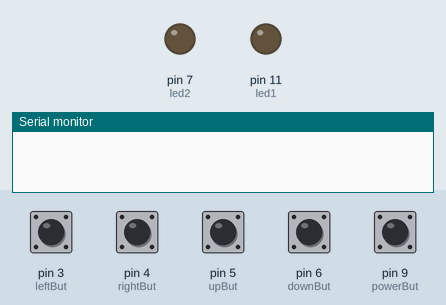
A sketch run on a simulated Arduino Uno, built with avr-gcc and run on an emulated ATmega328P. Shown: output pins drawn as LEDs (lit = HIGH), the last lines printed to the serial monitor. The inputs (shaded band) are chosen by the test bench; at power-on: pin 3 (leftBut), pin 4 (rightBut), pin 5 (upBut), pin 6 (downBut), pin 9 (powerBut) LOW.

Above: at 2.3 s.
2.4 s: pin 3 (leftBut) pulled HIGH for 0.65 s
At 3.1 s:
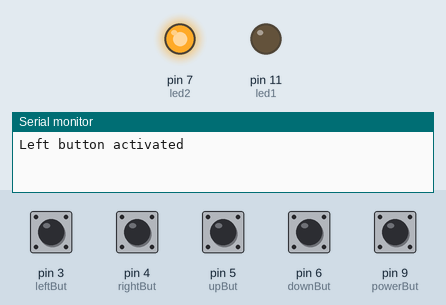
5.1 s: pin 9 (powerBut) pulled HIGH for 0.65 s
At 5.8 s:
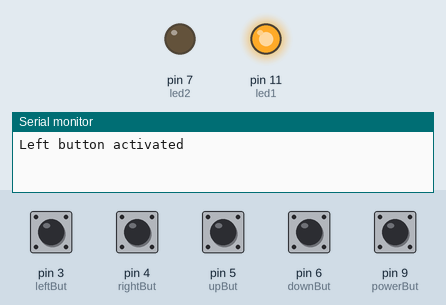
7.7 s: pin 4 (rightBut) pulled HIGH for 0.65 s
At 9.2 s:
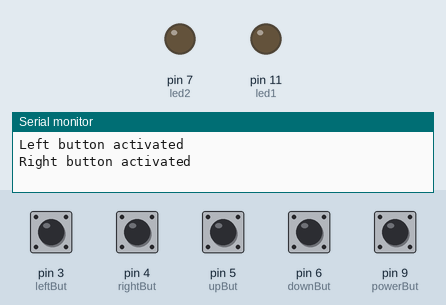
9.8 s: pin 5 (upBut) pulled HIGH for 0.65 s
At 10.7 s:
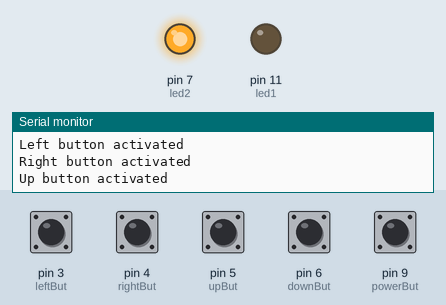
11.9 s: pin 6 (downBut) pulled HIGH for 0.65 s
At 13.7 s:
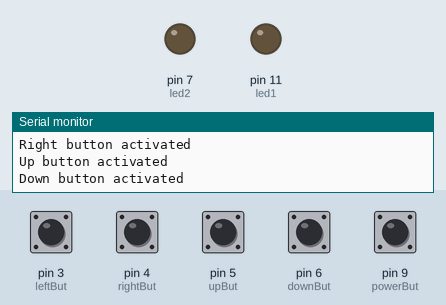
Timing chart, 0 to 15.0 s (numbered marks = the images above; inputs shaded):
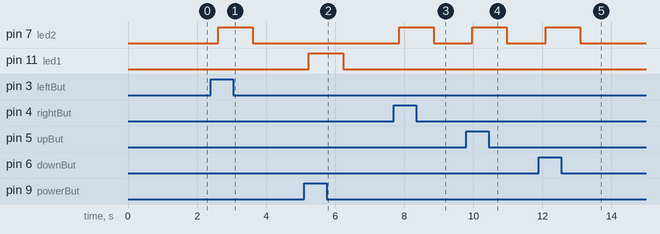

The sketch:

samsungRemote.ino
```cpp
/*
Author: Colin Wong (@monopolyroku)
Title: Samsung smart TV remote (arduino based)
Description:

*/


#include <IRremote.hpp>

// pin definitions
#define irTransmit 10
#define powerBut 9
#define led1 11

#define downBut 6
#define led2 7

#define upBut 5
#define rightBut 4
#define leftBut 3

// variable definitions
IRsend irsend(irTransmit);
int powerState = 0;
int downState = 0;
int upState = 0;
int rightState = 0;
int leftState = 0;


void setup() {
  // put your setup code here, to run once:
  pinMode(powerBut, INPUT);
  pinMode(led1, OUTPUT);
  pinMode(downBut, INPUT);
  pinMode(led2, OUTPUT);
  pinMode(upBut, INPUT);
  pinMode(rightBut, INPUT);
  pinMode(leftBut, INPUT);
  Serial.begin(9600);
}

void loop() {
  // put your main code here, to run repeatedly:
  delay(500);
  powerState = digitalRead(powerBut);
  downState = digitalRead(downBut);
  upState = digitalRead(upBut);
  rightState = digitalRead(rightBut);
  leftState = digitalRead(leftBut);

  // conditional statements for diff buttons
  if (powerState == 1) {
    delay(50);
    irsend.sendSAMSUNG(0xE0E040BF,32);
    digitalWrite(led1, HIGH);
    delay(1000);
    digitalWrite(led1, LOW);
    // for debugging
    // Serial.print("Hex code: 0xE0E040BF");
    // Serial.print("Power state:");
    // Serial.println(powerState);
    // delay(500);
  }

  // Down direction
  if (downState == 1) {
    delay(50);
    irsend.sendSAMSUNG(0xE0E08679, 32);
    Serial.println("Down button activated");
    digitalWrite(led2, HIGH);
    delay(1000);
    digitalWrite(led2, LOW);
  }

  // Up direction
  if (upState == 1) {
    delay(50);
    irsend.sendSAMSUNG(0xE0E006F9, 32);
    Serial.println("Up button activated");
    digitalWrite(led2, HIGH);
    delay(1000);
    digitalWrite(led2, LOW);
  }

    // Right direction
  if (rightState == 1) {
    delay(50);
    irsend.sendSAMSUNG(0xE0E046B9, 32);
    Serial.println("Right button activated");
    digitalWrite(led2, HIGH);
    delay(1000);
    digitalWrite(led2, LOW);
  }

    // Left direction
  if (leftState == 1) {
    delay(50);
    irsend.sendSAMSUNG(0xE0E0A659, 32);
    Serial.println("Left button activated");
    digitalWrite(led2, HIGH);
    delay(1000);
    digitalWrite(led2, LOW);
  }

  // for debugging
  // Serial.print("Power state:");
  // Serial.println(powerState);
  // delay(500);
}
```

Measured:
- after the input at 2.4 s, pin 7 (led2): LOW → HIGH after 0.22 s, → LOW 1.0 s later
- after the input at 5.1 s, pin 11 (led1): LOW → HIGH after 0.14 s, → LOW 1.0 s later
- after the input at 7.7 s, pin 7 (led2): LOW → HIGH after 0.16 s, → LOW 1.0 s later
- after the input at 9.8 s, pin 7 (led2): LOW → HIGH after 0.17 s, → LOW 1.0 s later
- after the input at 11.9 s, pin 7 (led2): LOW → HIGH after 0.19 s, → LOW 1.0 s later
